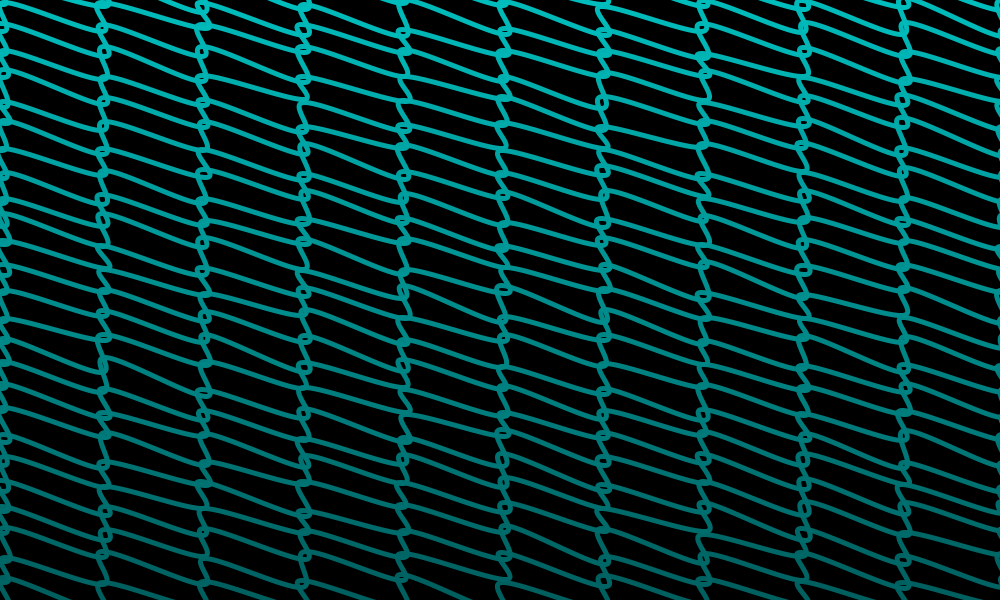
Frame 1 (no input)
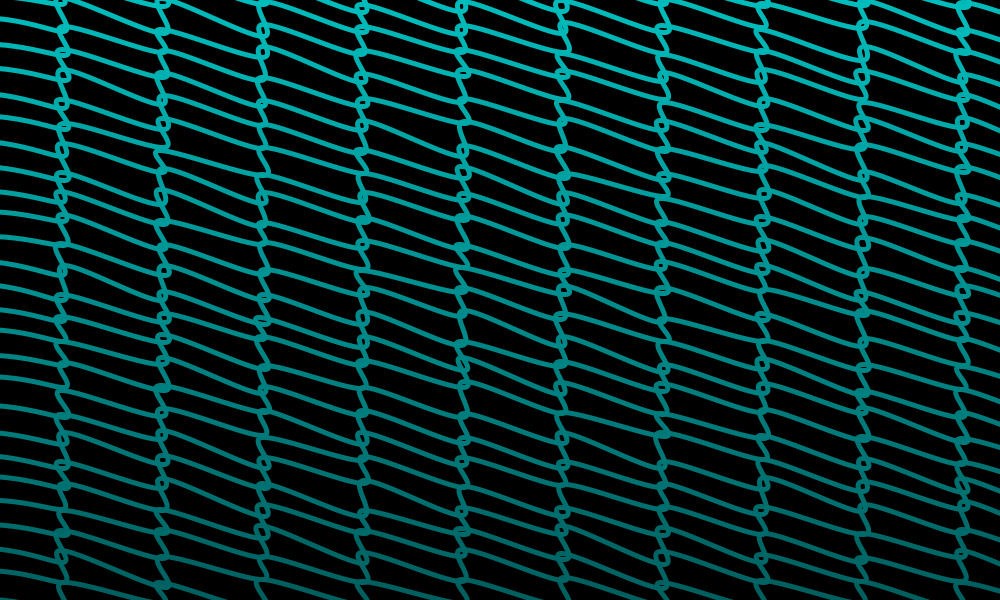
Frame 60 (the mouse pressed at the canvas centre just before this capture)
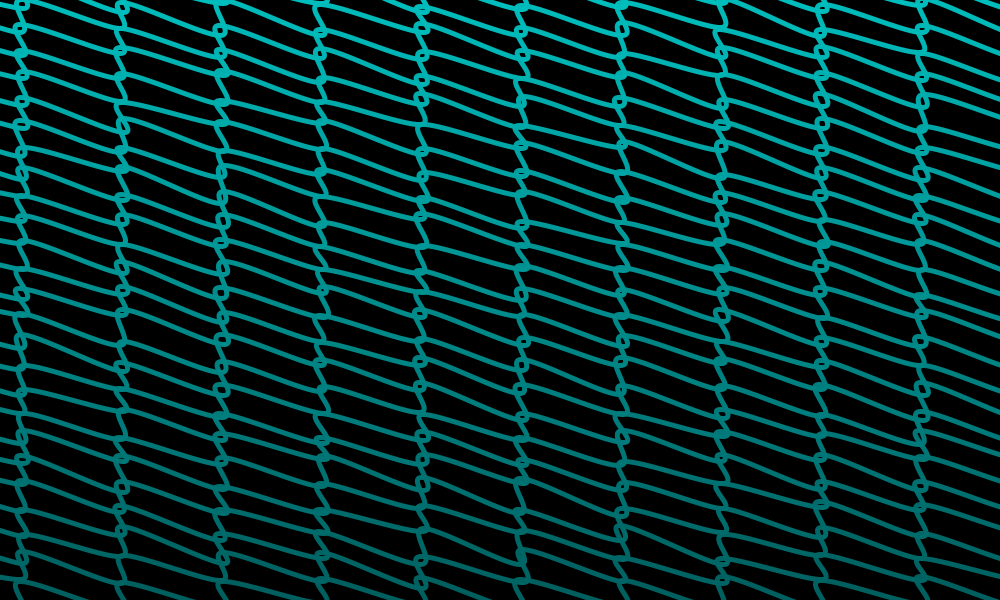
Frame 120 (the mouse held since frame 60 and released just before this capture)

The Processing sketch that drew these frames (run headless with seeded random() and noise(); from frame 60 on, the mouse is pressed at the canvas centre):

// Processing sketch: processing_166766
// ── processing_166766.pde

float deltaX, deltaY, deltaTime, lineNum;
float prevMouseX, prevMouseY;
  
void setup() {
  size(1000, 600);
  deltaX = width/10;
  lineNum = 25;
  deltaY = height/lineNum;
  deltaTime = 0;
  noFill();
}
void draw() {
  background(0);
  strokeWeight(5);
  if (deltaTime>=deltaX) deltaTime=0;
  else deltaTime++;
  for (float j=0-deltaY; j<=height+deltaY; j+=deltaY) {
    beginShape();
    vertex(-deltaX, height-j -(deltaY/2));
    for (float i=-deltaX; i<=width+deltaX; i+=deltaX) {
      float colorFill = map(j, 0, width, 100, 255);
      float distance = sqrt((mouseX - prevMouseX)*(mouseX - prevMouseX)+(mouseY - prevMouseY)*(mouseY - prevMouseY));
      float frequency = map(distance, 0, 500 , 10,100);
      stroke(0, colorFill, colorFill);
      curveVertex(i+deltaTime+random(0, 5), height -  j + 1 - random(0, frequency)+-(deltaY/2));
      curveVertex(i+deltaTime+random(0, 5), height - (30 + j)+ 1 - random(0, frequency)+-(deltaY/2));
    }
    endShape();
  }
   
  prevMouseX = mouseX;
  prevMouseY = mouseY;
}
 
void mousePressed(){
  if(mouseButton == LEFT)
   lineNum+=10;
  else if(mouseButton == RIGHT){
     if(lineNum>0)
        lineNum-=10;
  }
   deltaY = height/lineNum;
}
